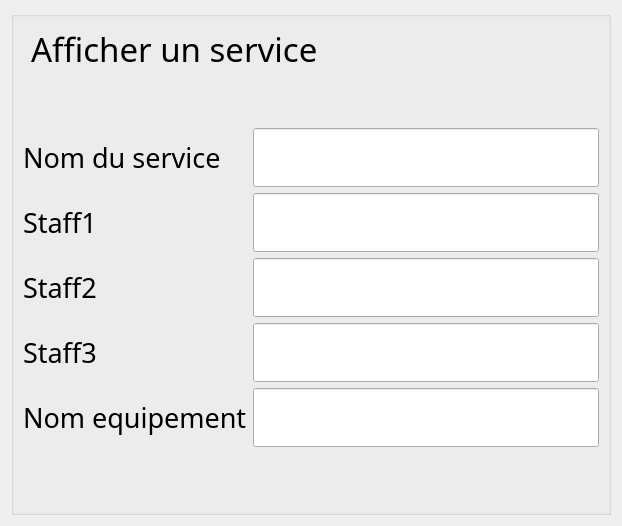
      <widget class="QWidget" name="AffichageService">
       <layout class="QVBoxLayout" name="verticalLayout_64">
        <item>
         <widget class="QGroupBox" name="groupBox_7">
          <property name="font">
           <font>
            <family>Quicksand SemiBold</family>
            <pointsize>28</pointsize>
           </font>
          </property>
          <property name="title">
           <string/>
          </property>
          <layout class="QVBoxLayout" name="verticalLayout_63">
           <item>
            <layout class="QHBoxLayout" name="horizontalLayout_105">
             <item>
              <widget class="QLabel" name="label_71">
               <property name="font">
                <font>
                 <family>Quicksand SemiBold</family>
                 <pointsize>25</pointsize>
                </font>
               </property>
               <property name="styleSheet">
                <string notr="true">margin-bottom:50px;</string>
               </property>
               <property name="text">
                <string>Afficher un service</string>
               </property>
              </widget>
             </item>
             <item>
              <spacer name="horizontalSpacer_75">
               <property name="orientation">
                <enum>Qt::Horizontal</enum>
               </property>
               <property name="sizeHint" stdset="0">
                <size>
                 <width>40</width>
                 <height>20</height>
                </size>
               </property>
              </spacer>
             </item>
             <item>
              <widget class="QPushButton" name="pushButton_imprimerService">
               <property name="maximumSize">
                <size>
                 <width>50</width>
                 <height>50</height>
                </size>
               </property>
               <property name="styleSheet">
                <string notr="true">#pushButton_imprimerService{
background-color: transparent;
border-image: url(:/pics/pics/printSahar.png);
background: none;
border: none;
background-repeat: none;
}</string>
               </property>
               <property name="text">
                <string/>
               </property>
              </widget>
             </item>
            </layout>
           </item>
           <item>
            <layout class="QGridLayout" name="gridLayout_12">
             <item row="2" column="0">
              <widget class="QLabel" name="staff1_4">
               <property name="font">
                <font>
                 <family>Quicksand SemiBold</family>
                 <pointsize>20</pointsize>
                </font>
               </property>
               <property name="text">
                <string>Staff1</string>
               </property>
              </widget>
             </item>
             <item row="1" column="0">
              <widget class="QLabel" name="nom_service_4">
               <property name="font">
                <font>
                 <family>Quicksand SemiBold</family>
                 <pointsize>20</pointsize>
                </font>
               </property>
               <property name="text">
                <string>Nom du service</string>
               </property>
              </widget>
             </item>
             <item row="3" column="1">
              <widget class="QLineEdit" name="lineEdit_AffStaff2">
               <property name="readOnly">
                <bool>true</bool>
               </property>
              </widget>
             </item>
             <item row="4" column="0">
              <widget class="QLabel" name="staff3_4">
               <property name="font">
                <font>
                 <family>Quicksand SemiBold</family>
                 <pointsize>20</pointsize>
                </font>
               </property>
               <property name="text">
                <string>Staff3</string>
               </property>
              </widget>
             </item>
             <item row="1" column="1">
              <widget class="QLineEdit" name="lineEdit_AffNomService">
               <property name="readOnly">
                <bool>true</bool>
               </property>
              </widget>
             </item>
             <item row="3" column="0">
              <widget class="QLabel" name="staff2_4">
               <property name="font">
                <font>
                 <family>Quicksand SemiBold</family>
                 <pointsize>20</pointsize>
                </font>
               </property>
               <property name="text">
                <string>Staff2</string>
               </property>
              </widget>
             </item>
             <item row="4" column="1">
              <widget class="QLineEdit" name="lineEdit_AffStaff3">
               <property name="readOnly">
                <bool>true</bool>
               </property>
              </widget>
             </item>
             <item row="5" column="0">
              <widget class="QLabel" name="label_48">
               <property name="font">
                <font>
                 <family>Quicksand SemiBold</family>
                 <pointsize>20</pointsize>
                </font>
               </property>
               <property name="text">
                <string>Nom equipement</string>
               </property>
              </widget>
             </item>
             <item row="5" column="1">
              <widget class="QLineEdit" name="lineEdit_AffEquipement"/>
             </item>
             <item row="2" column="1">
              <widget class="QLineEdit" name="lineEdit_AffStaff1">
               <property name="readOnly">
                <bool>true</bool>
               </property>
              </widget>
             </item>
            </layout>
           </item>
           <item>
            <layout class="QHBoxLayout" name="horizontalLayout_104">
             <item>
              <widget class="QPushButton" name="pushButton_RetourAffService">
               <property name="maximumSize">
                <size>
                 <width>50</width>
                 <height>50</height>
                </size>
               </property>
               <property name="styleSheet">
                <string notr="true">#pushButton_RetourAffService{
background-color: transparent;
border-image: url(:/pics/pics/precedent.png);
background: none;
border: none;
background-repeat: none;
}</string>
               </property>
               <property name="text">
                <string/>
               </property>
              </widget>
             </item>
             <item>
              <spacer name="horizontalSpacer_74">
               <property name="orientation">
                <enum>Qt::Horizontal</enum>
               </property>
               <property name="sizeHint" stdset="0">
                <size>
                 <width>40</width>
                 <height>20</height>
                </size>
               </property>
              </spacer>
             </item>
             <item>
              <widget class="QPushButton" name="pushButton_modifierServiceAff">
               <property name="maximumSize">
                <size>
                 <width>50</width>
                 <height>50</height>
                </size>
               </property>
               <property name="styleSheet">
                <string notr="true">#pushButton_modifierServiceAff{
background-color: transparent;
border-image: url(:/pics/pics/modifier.png);
background: none;
border: none;
background-repeat: none;
}</string>
               </property>
               <property name="text">
                <string/>
               </property>
              </widget>
             </item>
            </layout>
           </item>
          </layout>
         </widget>
        </item>
       </layout>
      </widget>
